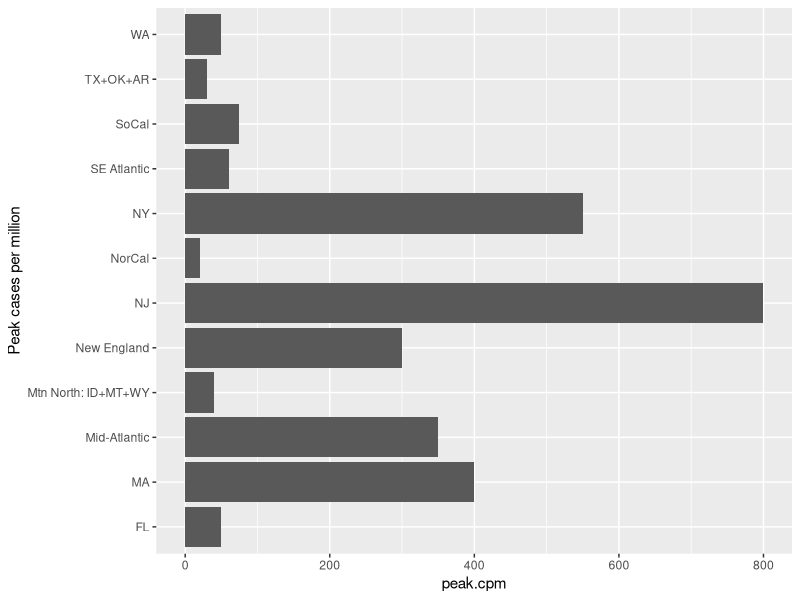

This chart was generated by the following R code: (Note: this script raises an error after producing the figure.)
## ---- chunk 1
knitr::opts_chunk$set(echo = FALSE, warning=FALSE, message=FALSE, error=FALSE, fig.height=6)
## ---- chunk 2

## ---- chunk 3
library(ggplot2)
df <- data.frame(name="Mid-Atlantic", peak.cpm=350, curr.dpt=0.6, proj.dpt=1.18, cfr=7)
df <- rbind(df, data.frame(name="New England", peak.cpm=300, curr.dpt=0.35, proj.dpt=NA, cfr=8))
df <- rbind(df, data.frame(name="NY", peak.cpm=550, curr.dpt=0.44, proj.dpt=0.77, cfr=7))
df <- rbind(df, data.frame(name="NJ", peak.cpm=400, curr.dpt=0.33, proj.dpt=1, cfr=7))
df <- rbind(df, data.frame(name="MA", peak.cpm=400, curr.dpt=0.21, proj.dpt=NA, cfr=8.2))
df <- rbind(df, data.frame(name="NJ", peak.cpm=400, curr.dpt=0.33, proj.dpt=1, cfr=7))
df <- rbind(df, data.frame(name="SE Atlantic", peak.cpm=60, curr.dpt=0.06, proj.dpt=0.16, cfr=4.6))
df <- rbind(df, data.frame(name="FL", peak.cpm=50, curr.dpt=0.03, proj.dpt=0.05, cfr=4.2))
df <- rbind(df, data.frame(name="TX+OK+AR", peak.cpm=30, curr.dpt=0.02, proj.dpt=0.12, cfr=3.9))
df <- rbind(df, data.frame(name="Mtn North: ID+MT+WY", peak.cpm=40, curr.dpt=0.03, proj.dpt=0.03, cfr=3.2))
df <- rbind(df, data.frame(name="SoCal", peak.cpm=75, curr.dpt=0.05, proj.dpt=NA, cfr=NA))
df <- rbind(df, data.frame(name="NorCal", peak.cpm=20, curr.dpt=0.03, proj.dpt=0.06, cfr=4.4))
df <- rbind(df, data.frame(name="WA", peak.cpm=50, curr.dpt=0.03, proj.dpt=0.05, cfr=6))
p<-ggplot(data=df, aes(x=name, y=peak.cpm)) +
  geom_bar(stat="identity")
p + coord_flip() + xlab("Peak cases per million")
## ---- chunk 4
library(gridExtra)
library(ggplot2)
substates <- subset(states, date< as.Date("2020-04-28"))
ps <- list()
ps[["MidAtlantic"]] <- stateplot(c("NY","NJ","PA"), data=substates, sec.axis.name="") + ggtitle("NY+NJ+PA") + ylab("") + xlab("")
val <- list("MA", c("MD","DE"), c("CT","RI"),"VA","NC")
for(i in 1:length(val)) 
  ps[[paste0(val[[i]], collapse="+")]] <- stateplot(reg=val[[i]], data=substates, fitit=FALSE, sec.axis.name="")+ggtitle(paste0(val[[i]], collapse="+")) + ylab("") + xlab("")
for(i in c("GA","FL")) 
  ps[[i]] <- stateplot(reg=i, data=substates, sec.axis.name="")+ggtitle(i) + ylab("") + xlab("")
grid.arrange(grobs=ps, ncol=2,
           left = textGrob("7-day average new cases per day", rot = 90, vjust = 1),
           right = textGrob("7-day average new cases per day per million", rot = 90, vjust = 0))
## ---- chunk 5
library(gridExtra)
library(ggplot2)
substates <- subset(states, date< as.Date("2020-04-28"))
ps <- list()
ps[["MidWest1"]] <- stateplot(c("OH", "IN", "IL", "WI", "MI"), data=substates, fitit=FALSE, sec.axis.name="") + ggtitle("East North Central Midwest") + ylab("") + xlab("")
ps[["MidWest2"]] <- stateplot(c("MN", "MO", "ND", "SD", "IA", "NE", "KS"), data=substates, fitit=FALSE, sec.axis.name="") + ggtitle("West North Central Midwest") + ylab("") + xlab("")
ps[["IANE"]] <- stateplot(c("IA", "NE"), data=substates, fitit=FALSE, sec.axis.name="") + ggtitle("IA+NE") + ylab("") + xlab("")
ps[["FourCorners"]] <- stateplot(c("CO", "UT", "NM", "AZ"), data=substates, fitit=FALSE, sec.axis.name="") + ggtitle("CO+UT+NM+AZ") + ylab("") + xlab("")
ps[["East South Central"]] <- stateplot(c("AL", "KY", "TN", "MS"), data=substates, fitit=FALSE, sec.axis.name="") + ggtitle("East South Central") + ylab("") + xlab("")

subworld <- subset(world, date< as.Date("2020-04-28"))

reg <- c("San Diego California US",
         "San Bernardino California US",
         "Riverside California US",
         "Orange California US",
         "Los Angeles California US",
         "Ventura California US",
         "Kern California US",
         "Santa Barbara California US",
         "San Luis Obispo California US")
cacounties <- unique(world$region[str_detect(world$region, "California")])
ncacounties <- cacounties[!cacounties %in% reg & 
                            !cacounties=="California US" & 
                            !cacounties=="Out of CA California US" &
                            !cacounties=="Unassigned California US"]
ncacounties <- as.character(ncacounties)
p <- myfun(subworld, c("Washington US", "Oregon US", ncacounties), regname="West minus SoCal", posmin=100, maxh=150)
popmill <- sum(statepop$POPESTIMATE2019[match(c("Washington", "Oregon"), statepop$NAME)], na.rm=TRUE)+0.4*statepop$POPESTIMATE2019[match(c("California"), statepop$NAME)]
popmill <- round(popmill/1e6, digits=2)
  p$p <- p$p+annotate("text", x=as.Date("2020-09-01"), y=Inf, label=paste("population =", popmill, "million"), hjust=1, vjust=2)
  p$p <- p$p+ scale_y_continuous(sec.axis = sec_axis(~ ./popmill, name=""))
ps[["West"]] <- p$p + ylab("") + xlab("") + ggtitle("WA+OR+NorCal")
reg <- c("San Diego California US",
         "San Bernardino California US",
         "Riverside California US",
         "Orange California US",
         "Los Angeles California US",
         "Ventura California US",
         "Kern California US",
         "Santa Barbara California US",
         "San Luis Obispo California US")
p <- myfun(subworld, reg, regname="Southern CA", posmin=10, maxh=150)
if(inherits(p, "list")){
popmill <- round(0.6*statepop$POPESTIMATE2019[match(c("California"), statepop$NAME)]/1e6, digits=2)
    p$p <- p$p + scale_y_continuous(sec.axis = sec_axis(~ ./popmill, name=""))
  p$p <- p$p+annotate("text", x=as.Date("2020-09-01"), y=Inf, label=paste("population =", popmill, "million"), hjust=1, vjust=2)
ps[["SoCal"]] <- p$p + ylab("") + xlab("") + ggtitle("SoCal")
}

grid.arrange(grobs=ps, ncol=2,
           left = textGrob("7-day average new cases per day", rot = 90, vjust = 1),
           right = textGrob("7-day average new cases per day per million", rot = 90, vjust = 0))
